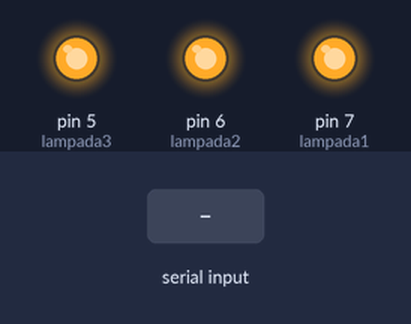
A sketch run on a simulated Arduino Uno, built with avr-gcc and run on an emulated ATmega328P. Parts: output pins drawn as LEDs (lit = HIGH). Inputs (shaded band) come from the test bench.

Above: at 1.2 s.
1.3 s: "1" received over Serial
At 1.8 s:
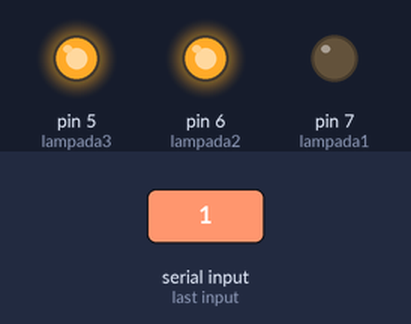
2.8 s: "2" received over Serial
At 4.0 s:
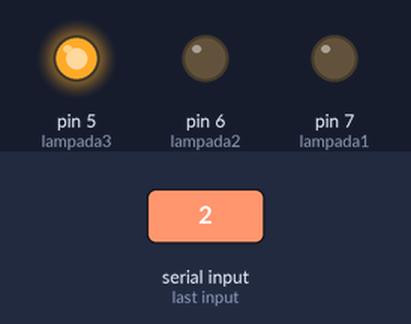
4.3 s: "3" received over Serial
At 5.3 s:
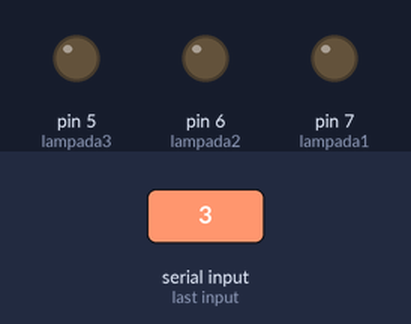
5.8 s: "d" received over Serial
At 6.4 s:
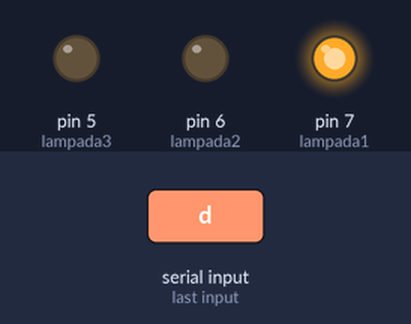
7.3 s: "f" received over Serial
At 8.5 s:
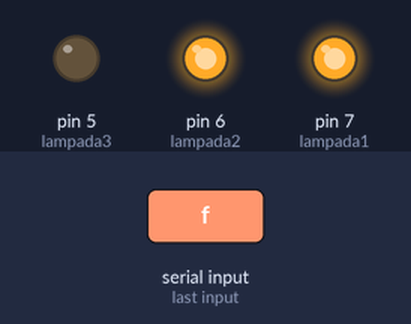
8.8 s: "g" received over Serial
At 9.9 s:
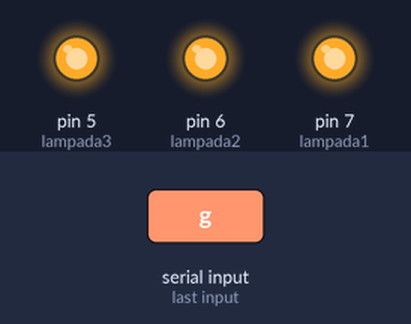
Timing chart, 0 to 11.3 s (numbered marks = the images above; inputs shaded):
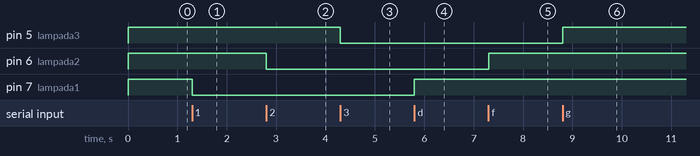

The sketch:

Acionamento_Serial_das_Lampadas.ino
```cpp
int lampada1=7;
int lampada2=6;
int lampada3=5;
char leitura;
void setup(){
  Serial.begin(9600);
pinMode(lampada1,OUTPUT);
pinMode(lampada2,OUTPUT);
pinMode(lampada3,OUTPUT);
digitalWrite(lampada1,HIGH);
digitalWrite(lampada2,HIGH);
digitalWrite(lampada3,HIGH);
}
void loop(){
  while(Serial.available()>0) {
   leitura=Serial.read();

   if(leitura=='1'){
  digitalWrite(lampada1,LOW);
   }
   if(leitura=='2'){
  digitalWrite(lampada2,LOW);
   }
   if(leitura=='3'){
  digitalWrite(lampada3,LOW);
   }
   if(leitura=='d'){
     digitalWrite(lampada1,HIGH);
   }
   if(leitura=='f'){
digitalWrite(lampada2,HIGH);
   }
      if(leitura=='g'){
  digitalWrite(lampada3,HIGH);
   }
}
}
```

Measured:
- after the input at 1.3 s, pin 7 (lampada1): HIGH → LOW at once
- after the input at 2.8 s, pin 6 (lampada2): HIGH → LOW at once
- after the input at 4.3 s, pin 5 (lampada3): HIGH → LOW at once
- after the input at 5.8 s, pin 7 (lampada1): LOW → HIGH at once
- after the input at 7.3 s, pin 6 (lampada2): LOW → HIGH at once
- after the input at 8.8 s, pin 5 (lampada3): LOW → HIGH at once
